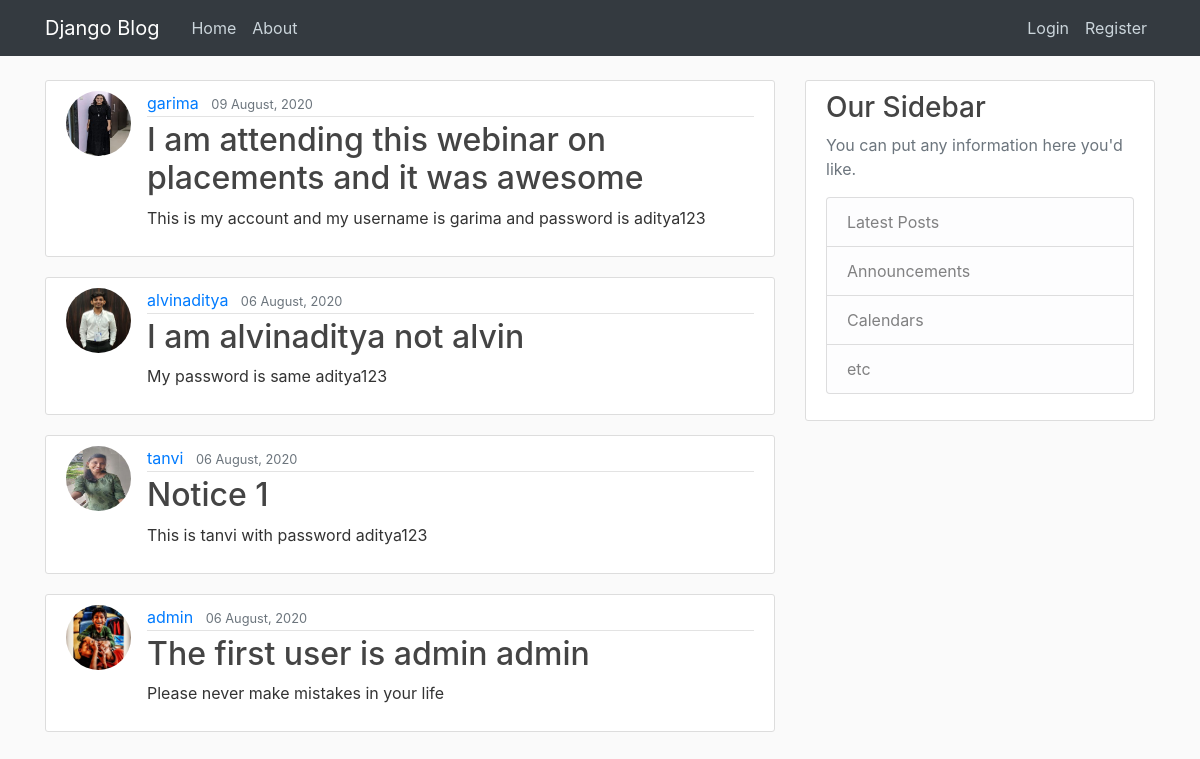
The app's page /, older data.
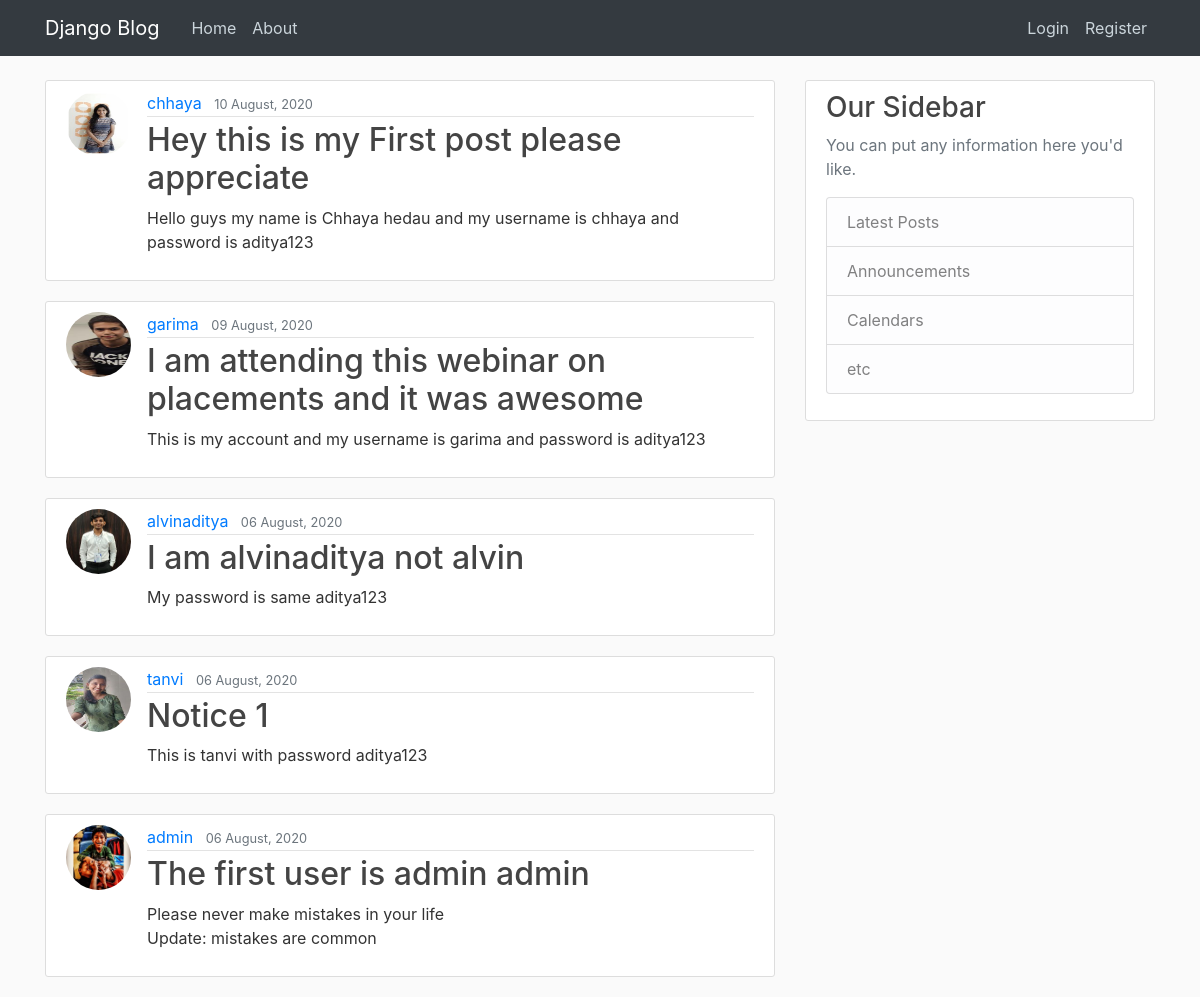
The same page, newer data.
### blog/models.py (models this page shows, shortened)
class Post(models.Model):
	title=models.CharField(max_length=100)
	content=models.TextField()
	date_posted=models.DateTimeField(default=timezone.now)
	author=models.ForeignKey(User,on_delete=models.CASCADE)

### users/models.py (models this page shows, shortened)
class Profile(models.Model):
	user=models.OneToOneField(User,on_delete=models.CASCADE)
	image=models.ImageField(default='default.jpg',upload_to='profile_pics')
	firstname=models.CharField(max_length=10,default='First name')
	lastname=models.CharField(max_length=10,default='Last name')

### blog/views.py (the view)
# urls.py: path('', PostListView.as_view(), name='blog-home'),
class PostListView(ListView):
	model=Post
	template_name='blog/home.html'
	context_object_name='posts'
	ordering=['-date_posted']

### blog/templates/blog/home.html
	{% extends "blog/base.html" %}
	{% block content %}
		{% for post in posts %}
			<article class="media content-section">
					<img class="rounded-circle article-img" src="{{post.author.profile.image.url}}">
			  <div class="media-body">
			    <div class="article-metadata">
			      <a class="mr-2" href="#">{{ post.author }}</a>
			      <small class="text-muted">{{ post.date_posted|date:"d F, Y" }}</small>
			    </div>
			    <h2><a class="article-title" href="{% url 'post-detail' post.id %}">{{ post.title }}</a></h2>
			    <p class="article-content">{{ post.content }}</p>
			  </div>
	</article>
		{% endfor %}
	{% endblock content%}

Row changes from the older to the newer data that the page shows:
added Post: author.profile.image (picture), author "chhaya", date_posted "10 August, 2020", title "Hey this is my First post please appreciate", content "Hello guys my name is Chhaya hedau and my username is chhaya and password is aditya123"
changed through a linked row, Post "I am attending this webinar on placements and it was awesome": author.profile.image: a different picture
changed Post "The first user is admin admin": content "Please never make mistakes in your life" → "Please never make mistakes in your life Update: mistakes are common"
